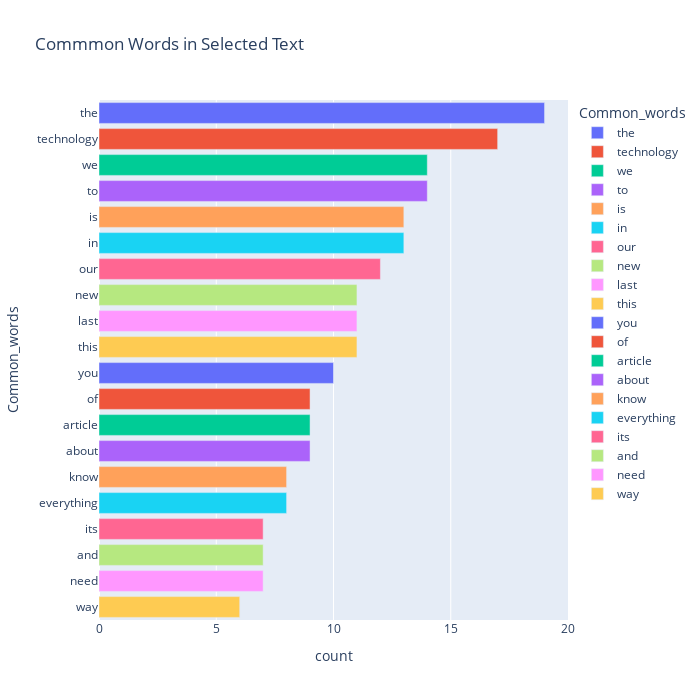

Notebook code cell kept with this figure:
### Code cell
import plotly.express as px
fig = px.bar(temp, x="count", y="Common_words", title='Commmon Words in Selected Text', orientation='h', 
             width=700, height=700,color='Common_words')
fig.show()

### Figure 1 — Plotly figure (JSON) as saved in the notebook; plotly's stock layout.template omitted (floating-point values rounded to 4 significant figures)
{"data": [{"alignmentgroup": "True", "hovertemplate": "Common_words=%{y}<br>count=%{x}<extra></extra>", "legendgroup": "the", "marker": {"color": "#636efa", "pattern": {"shape": ""}}, "name": "the", "offsetgroup": "the", "orientation": "h", "showlegend": true, "textposition": "auto", "type": "bar", "x": [19], "xaxis": "x", "y": ["the"], "yaxis": "y"}, {"alignmentgroup": "True", "hovertemplate": "Common_words=%{y}<br>count=%{x}<extra></extra>", "legendgroup": "technology", "marker": {"color": "#EF553B", "pattern": {"shape": ""}}, "name": "technology", "offsetgroup": "technology", "orientation": "h", "showlegend": true, "textposition": "auto", "type": "bar", "x": [17], "xaxis": "x", "y": ["technology"], "yaxis": "y"}, {"alignmentgroup": "True", "hovertemplate": "Common_words=%{y}<br>count=%{x}<extra></extra>", "legendgroup": "we", "marker": {"color": "#00cc96", "pattern": {"shape": ""}}, "name": "we", "offsetgroup": "we", "orientation": "h", "showlegend": true, "textposition": "auto", "type": "bar", "x": [14], "xaxis": "x", "y": ["we"], "yaxis": "y"}, {"alignmentgroup": "True", "hovertemplate": "Common_words=%{y}<br>count=%{x}<extra></extra>", "legendgroup": "to", "marker": {"color": "#ab63fa", "pattern": {"shape": ""}}, "name": "to", "offsetgroup": "to", "orientation": "h", "showlegend": true, "textposition": "auto", "type": "bar", "x": [14], "xaxis": "x", "y": ["to"], "yaxis": "y"}, {"alignmentgroup": "True", "hovertemplate": "Common_words=%{y}<br>count=%{x}<extra></extra>", "legendgroup": "is", "marker": {"color": "#FFA15A", "pattern": {"shape": ""}}, "name": "is", "offsetgroup": "is", "orientation": "h", "showlegend": true, "textposition": "auto", "type": "bar", "x": [13], "xaxis": "x", "y": ["is"], "yaxis": "y"}, {"alignmentgroup": "True", "hovertemplate": "Common_words=%{y}<br>count=%{x}<extra></extra>", "legendgroup": "in", "marker": {"color": "#19d3f3", "pattern": {"shape": ""}}, "name": "in", "offsetgroup": "in", "orientation": "h", "showlegend": true, "textposition": "auto", "type": "bar", "x": [13], "xaxis": "x", "y": ["in"], "yaxis": "y"}, {"alignmentgroup": "True", "hovertemplate": "Common_words=%{y}<br>count=%{x}<extra></extra>", "legendgroup": "our", "marker": {"color": "#FF6692", "pattern": {"shape": ""}}, "name": "our", "offsetgroup": "our", "orientation": "h", "showlegend": true, "textposition": "auto", "type": "bar", "x": [12], "xaxis": "x", "y": ["our"], "yaxis": "y"}, {"alignmentgroup": "True", "hovertemplate": "Common_words=%{y}<br>count=%{x}<extra></extra>", "legendgroup": "new", "marker": {"color": "#B6E880", "pattern": {"shape": ""}}, "name": "new", "offsetgroup": "new", "orientation": "h", "showlegend": true, "textposition": "auto", "type": "bar", "x": [11], "xaxis": "x", "y": ["new"], "yaxis": "y"}, {"alignmentgroup": "True", "hovertemplate": "Common_words=%{y}<br>count=%{x}<extra></extra>", "legendgroup": "last", "marker": {"color": "#FF97FF", "pattern": {"shape": ""}}, "name": "last", "offsetgroup": "last", "orientation": "h", "showlegend": true, "textposition": "auto", "type": "bar", "x": [11], "xaxis": "x", "y": ["last"], "yaxis": "y"}, {"alignmentgroup": "True", "hovertemplate": "Common_words=%{y}<br>count=%{x}<extra></extra>", "legendgroup": "this", "marker": {"color": "#FECB52", "pattern": {"shape": ""}}, "name": "this", "offsetgroup": "this", "orientation": "h", "showlegend": true, "textposition": "auto", "type": "bar", "x": [11], "xaxis": "x", "y": ["this"], "yaxis": "y"}, {"alignmentgroup": "True", "hovertemplate": "Common_words=%{y}<br>count=%{x}<extra></extra>", "legendgroup": "you", "marker": {"color": "#636efa", "pattern": {"shape": ""}}, "name": "you", "offsetgroup": "you", "orientation": "h", "showlegend": true, "textposition": "auto", "type": "bar", "x": [10], "xaxis": "x", "y": ["you"], "yaxis": "y"}, {"alignmentgroup": "True", "hovertemplate": "Common_words=%{y}<br>count=%{x}<extra></extra>", "legendgroup": "of", "marker": {"color": "#EF553B", "pattern": {"shape": ""}}, "name": "of", "offsetgroup": "of", "orientation": "h", "showlegend": true, "textposition": "auto", "type": "bar", "x": [9], "xaxis": "x", "y": ["of"], "yaxis": "y"}, {"alignmentgroup": "True", "hovertemplate": "Common_words=%{y}<br>count=%{x}<extra></extra>", "legendgroup": "article", "marker": {"color": "#00cc96", "pattern": {"shape": ""}}, "name": "article", "offsetgroup": "article", "orientation": "h", "showlegend": true, "textposition": "auto", "type": "bar", "x": [9], "xaxis": "x", "y": ["article"], "yaxis": "y"}, {"alignmentgroup": "True", "hovertemplate": "Common_words=%{y}<br>count=%{x}<extra></extra>", "legendgroup": "about", "marker": {"color": "#ab63fa", "pattern": {"shape": ""}}, "name": "about", "offsetgroup": "about", "orientation": "h", "showlegend": true, "textposition": "auto", "type": "bar", "x": [9], "xaxis": "x", "y": ["about"], "yaxis": "y"}, {"alignmentgroup": "True", "hovertemplate": "Common_words=%{y}<br>count=%{x}<extra></extra>", "legendgroup": "know", "marker": {"color": "#FFA15A", "pattern": {"shape": ""}}, "name": "know", "offsetgroup": "know", "orientation": "h", "showlegend": true, "textposition": "auto", "type": "bar", "x": [8], "xaxis": "x", "y": ["know"], "yaxis": "y"}, {"alignmentgroup": "True", "hovertemplate": "Common_words=%{y}<br>count=%{x}<extra></extra>", "legendgroup": "everything", "marker": {"color": "#19d3f3", "pattern": {"shape": ""}}, "name": "everything", "offsetgroup": "everything", "orientation": "h", "showlegend": true, "textposition": "auto", "type": "bar", "x": [8], "xaxis": "x", "y": ["everything"], "yaxis": "y"}, {"alignmentgroup": "True", "hovertemplate": "Common_words=%{y}<br>count=%{x}<extra></extra>", "legendgroup": "its", "marker": {"color": "#FF6692", "pattern": {"shape": ""}}, "name": "its", "offsetgroup": "its", "orientation": "h", "showlegend": true, "textposition": "auto", "type": "bar", "x": [7], "xaxis": "x", "y": ["its"], "yaxis": "y"}, {"alignmentgroup": "True", "hovertemplate": "Common_words=%{y}<br>count=%{x}<extra></extra>", "legendgroup": "and", "marker": {"color": "#B6E880", "pattern": {"shape": ""}}, "name": "and", "offsetgroup": "and", "orientation": "h", "showlegend": true, "textposition": "auto", "type": "bar", "x": [7], "xaxis": "x", "y": ["and"], "yaxis": "y"}, {"alignmentgroup": "True", "hovertemplate": "Common_words=%{y}<br>count=%{x}<extra></extra>", "legendgroup": "need", "marker": {"color": "#FF97FF", "pattern": {"shape": ""}}, "name": "need", "offsetgroup": "need", "orientation": "h", "showlegend": true, "textposition": "auto", "type": "bar", "x": [7], "xaxis": "x", "y": ["need"], "yaxis": "y"}, {"alignmentgroup": "True", "hovertemplate": "Common_words=%{y}<br>count=%{x}<extra></extra>", "legendgroup": "way", "marker": {"color": "#FECB52", "pattern": {"shape": ""}}, "name": "way", "offsetgroup": "way", "orientation": "h", "showlegend": true, "textposition": "auto", "type": "bar", "x": [6], "xaxis": "x", "y": ["way"], "yaxis": "y"}], "layout": {"barmode": "relative", "height": 700, "legend": {"title": {"text": "Common_words"}, "tracegroupgap": 0}, "title": {"text": "Commmon Words in Selected Text"}, "width": 700, "xaxis": {"anchor": "y", "domain": [0, 1], "title": {"text": "count"}}, "yaxis": {"anchor": "x", "categoryarray": ["way", "need", "and", "its", "everything", "know", "about", "article", "of", "you", "this", "last", "new", "our", "in", "is", "to", "we", "technology", "the"], "categoryorder": "array", "domain": [0, 1], "title": {"text": "Common_words"}}}}
